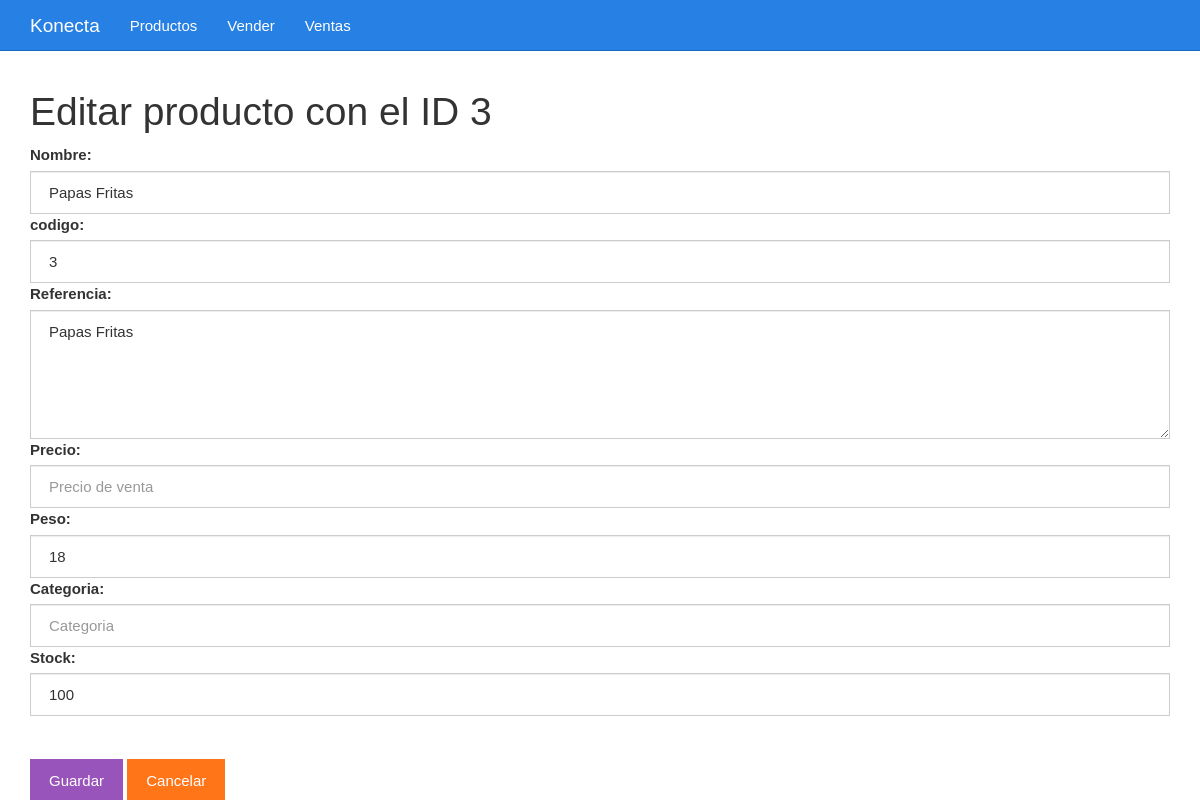
The app's page /editar.php?id=3 with its own data.
### tables this page shows
CREATE TABLE productos(
	id BIGINT UNSIGNED NOT NULL AUTO_INCREMENT,
	Nombre VARCHAR(255) NOT NULL,
	codigo VARCHAR(255) NOT NULL,
	Referencia VARCHAR(255) NOT NULL,
	Precio INT(50) NOT NULL,
	Peso INT(50) NOT NULL,
	Categoria VARCHAR(255) NOT NULL,
	Stock INT(50) NOT NULL,
	PRIMARY KEY(id)
);

### editar.php (the view, shortened to what this page needs)
<?php
$id = $_GET["id"];
include_once "base_de_datos.php";
$sentencia = $base_de_datos->prepare("SELECT * FROM productos WHERE id = ?;");
$sentencia->execute([$id]);
$producto = $sentencia->fetch(PDO::FETCH_OBJ);
?>
<?php include_once "head.php" ?>
	<div class="col-xs-12">
		<h1>Editar producto con el ID <?php echo $producto->id; ?></h1>
		<form method="post" action="guardarDatosEditados.php">
			<label for="Nombre">Nombre:</label>
			<input value="<?php echo $producto->Nombre ?>" class="form-control" name="Nombre" required type="text" id="Nombre" placeholder="Escribe el Nombre">
			<label for="codigo">codigo:</label>
			<input value="<?php echo $producto->codigo ?>" class="form-control" name="codigo" required type="text" id="codigo" placeholder="Escribe el Nombre">
			<label for="Referencia">Referencia:</label>
			<textarea required id="Referencia" name="Referencia" cols="30" rows="5" class="form-control"><?php echo $producto->Referencia ?></textarea>
			<label for="precio">Precio:</label>
			<input value="<?php echo $producto->precio ?>" class="form-control" name="precio" required type="number" id="precio" placeholder="Precio de venta">
			<label for="Peso">Peso:</label>
			<input value="<?php echo $producto->Peso ?>" class="form-control" name="Peso" required type="number" id="Peso" placeholder="Peso">
			<label for="Categoria">Categoria:</label>
			<input value="<?php echo $producto->Categoria ?>" class="form-control" name="Categoria" required type="text" id="Categoria" placeholder="Categoria">
			<label for="Stock">Stock:</label>
			<input value="<?php echo $producto->Stock ?>" class="form-control" name="Stock" required type="number" id="Stock" placeholder="Cantidad o existencia">
			<br><br><input class="btn btn-info" type="submit" value="Guardar">
			<a class="btn btn-warning" href="./listar.php">Cancelar</a>
		</form>
	</div>
<?php include_once "footer.php" ?>

### css/estilo.css (style rules this page uses)
body { padding-top: 70px; }

### records on screen
productos: id "3", Nombre "Papas Fritas", codigo "3", Referencia "Papas Fritas", Peso "18", Stock "100"
